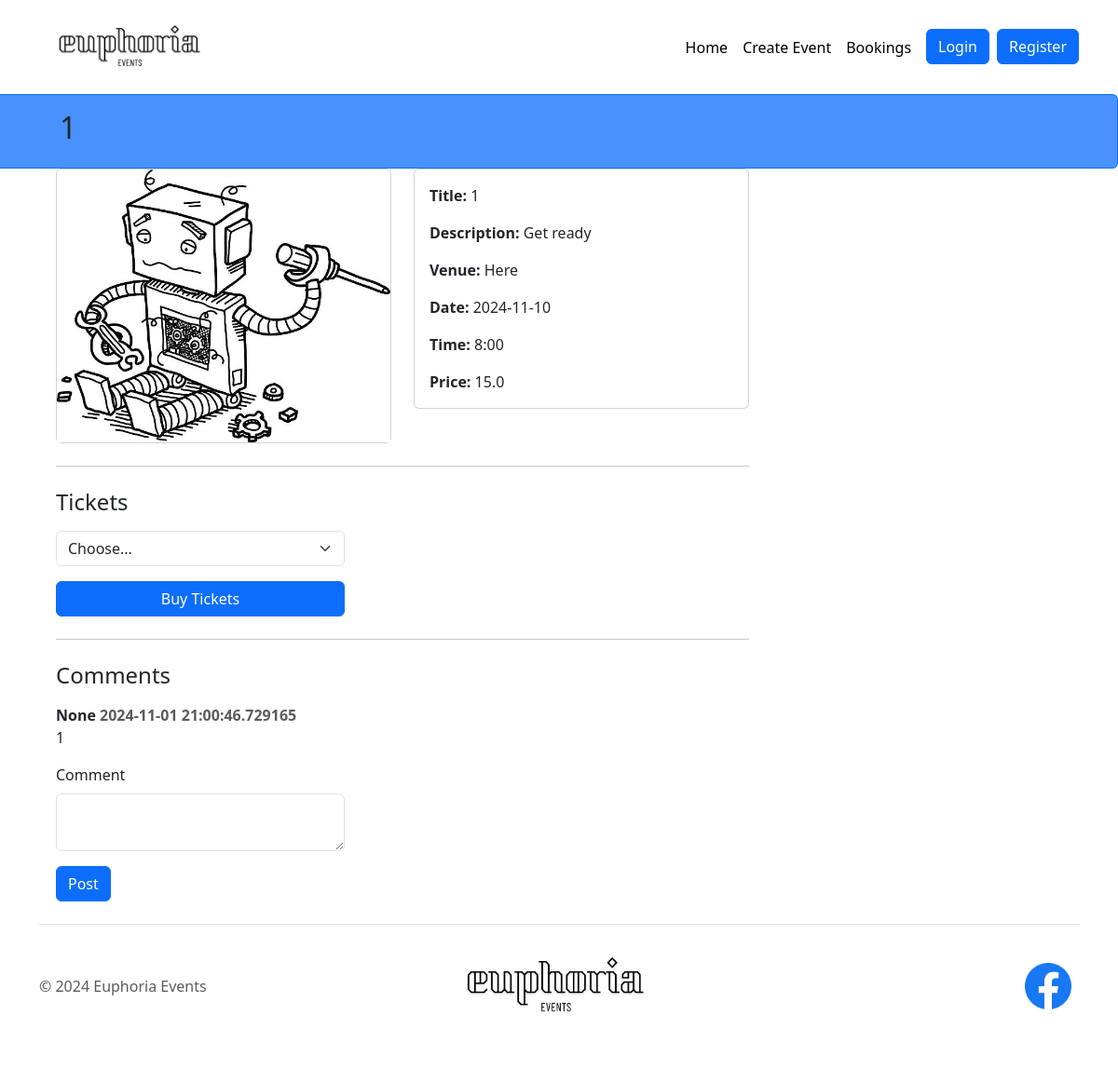
Before: /events/1 with the older database file.
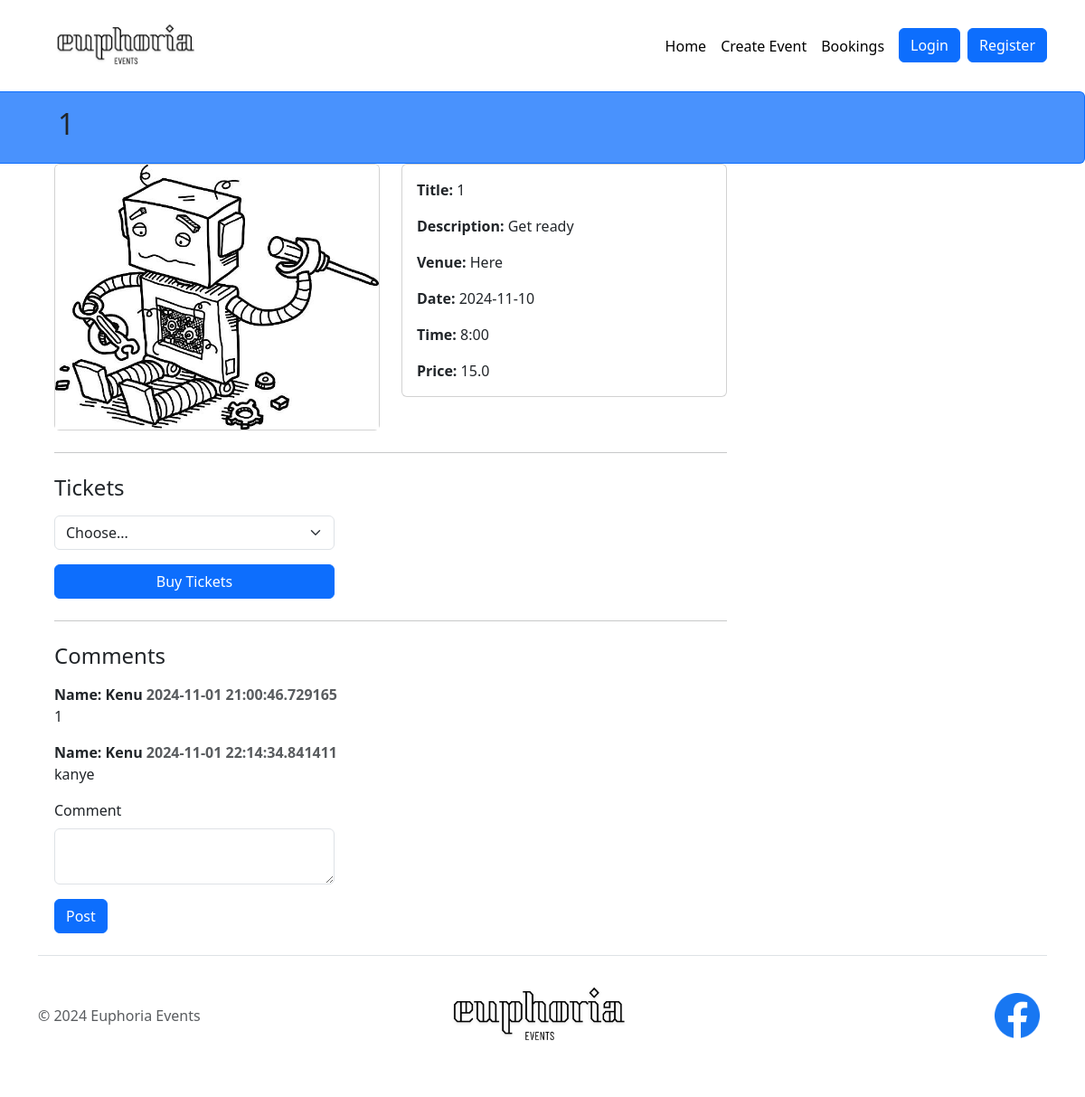
After: the same page with the newer database file.
### concert/models.py (models this page shows, shortened)
class Concert(db.Model):
    __tablename__ = 'events'
    id = db.Column(db.Integer, primary_key=True)
    name = db.Column(db.String(80))
    description = db.Column(db.String(200))
    image = db.Column(db.String(400))
    venue = db.Column(db.String(200))
    date = db.Column(db.String(15))
    time = db.Column(db.String(15))
    price = db.Column(db.Float)  # Change from String to Float
    comments = db.relationship('Comment', backref='concert', lazy=True)

class Comment(db.Model):
    __tablename__ = 'comments'
    id = db.Column(db.Integer, primary_key=True)
    text = db.Column(db.String(400))
    created_at = db.Column(db.DateTime, default=datetime.now)
    user_id = db.Column(db.Integer, db.ForeignKey('users.id'))
    concert_id = db.Column(db.Integer, db.ForeignKey('events.id'))

class User(db.Model, UserMixin):
    __tablename__ = 'users'
    id = db.Column(db.Integer, primary_key=True)
    name = db.Column(db.String(100), index=True, unique=True, nullable=False)
    emailid = db.Column(db.String(100), index=True, nullable=False)
    password_hash = db.Column(db.String(255), nullable=False)
    comments = db.relationship('Comment', backref='user')
    def __repr__(self):
        return f"Name: {self.name}"

### concert/upcoming_concerts.py (the view)
@eventbp.route('/<id>')
def show(id):
    concert_instance = db.session.scalar(db.select(Concert).where(Concert.id == id))
    if concert_instance is None:
        flash('Concert not found', 'danger')
        return redirect(url_for('main.index'))
    cform = CommentForm()
    return render_template('events/show.html', concert=concert_instance, cform=cform)

### concert/forms.py
class CommentForm(FlaskForm):
    text = TextAreaField('Comment', [InputRequired()])
    submit = SubmitField('Post')

### templates/events/show.html (shortened to what this page needs)
{% extends "base.html" %}
{% from 'bootstrap5/form.html' import render_form %}
{% block content %}
<div class="p-3 bg-primary bg-opacity-75 border border-primary border-start-0 rounded-end">
  <h2 class="ms-5">{{concert.name}}</h2>
</div>
<div class="container ms-5">
  <div class="col-md-7 col-lg-8">
      <div class="row g-5">
          <div class="col-12">
              <div class="row">
                  <div class="col-sm-6 mb-3 mb-sm-0">
                      <div class="card">
                          <img class="card-img-top" src="{{concert.image}}" alt="Concert Image">
                      </div>
                  </div>
                  <div class="col-sm-6">
                      <div class="card">
                          <div class="card-body">
                              <p class="card-text"><strong>Title:</strong> {{concert.name}}</p>
                              <p class="card-text"><strong>Description:</strong> {{concert.description}}</p>
                              <p class="card-text"><strong>Venue:</strong> {{concert.venue}}</p>
                              <p class="card-text"><strong>Date:</strong> {{concert.date}}</p>
                              <p class="card-text"><strong>Time:</strong> {{concert.time}}</p>
                              <p class="card-text"><strong>Price:</strong> {{concert.price}}</p>
                          </div>
                      </div>
                  </div>
              </div>
              <hr class="my-4">
              <h4 class="mb-3">Tickets</h4>
              <div class="col-md-5">
                  <select class="form-select">
                      <option value="">Choose...</option>
                  </select>
                  <a href="bookings.html" class="w-100 btn btn-primary btn-md">Buy Tickets</a>
              </div>
              <hr class="my-4">
              <h4 class="mb-3">Comments</h4>
              {% for comment in concert.comments %}
                <div class="col-md-12">
                  <b>{{comment.user}} <span class="ml-2 text-muted">{{comment.created_at}}</span></b>
                  <p>{{comment.text}}</p>
                </div>
              {% endfor %}
              <div class="col-md-5">
                <form method="POST" action="{{ url_for('upcoming.comment', id=concert.id) }}">
                    {{ render_form(cform) }}
                </form>
              </div>
          </div>
      </div>
  </div>
</div>
{% endblock %}

### templates/base.html (shortened to what this page needs)
<!doctype html>
<html lang="en">
<head>
    <link href="https://cdn.jsdelivr.net/npm/bootstrap@5.3.3/dist/css/bootstrap.min.css" rel="stylesheet">
</head>
<body>
    <header>
        <nav class="navbar navbar-expand-lg navbar-light bg-white">
            <div class="container">
                <a class="navbar-brand" href="{{ url_for('main.index') }}">
                    <img src="img/logo.png" alt="euphoria events" width="200" height="75">
                </a>
                <div class="collapse navbar-collapse justify-content-end" id="navbarSupportedContent">
                    <ul class="navbar-nav">
                        <li class="nav-item">
                            <a class="nav-link active" aria-current="page" href="{{ url_for('main.index') }}">Home</a>
                        </li>
                        <li class="nav-item">
                            <a class="nav-link active" aria-current="page" href="{{ url_for('upcoming.create') }}">Create Event</a>
                        </li>
                        <li class="nav-item">
                            <a class="nav-link active" aria-current="page" href="{{ url_for('main.bookings') }}">Bookings</a>
                        </li>
                        <li class="nav-item">
                            <a href="{{ url_for('auth.login') }}" type="button" class="flex-shrink-1 btn btn-primary ms-2">Login</a>
                        </li>
                        <li class="nav-item">
                            <a href="{{ url_for('auth.register') }}" type="button" class="flex-shrink-1 btn btn-primary ms-2">Register</a>
                        </li>
                    </ul>
                </div>
            </div>
        </nav>
    </header>
    <main>
        {% block content %}{% endblock %}
    </main>
    <footer class="footer">
        <div class="container">
            <div class="d-flex flex-wrap justify-content-between align-items-center py-3 my-4 border-top">
                <p class="col-md-4 mb-0 text-body-secondary">&copy; 2024 Euphoria Events</p>
                <a class="col-md-4 d-flex align-items-center justify-content-center mb-3 mb-md-0 me-md-auto link-body-emphasis text-decoration-none">
                    <img src="img/logo.png" width="250" height="100">
                </a>
                <ul class="nav col-md-4 justify-content-end">
                    <li class="nav-item">
                        <a class="nav-link px-2 text-body-secondary" href="#">
                            <img src="img/facebook.png" width="50" height="50" alt="Facebook">
                        </a>
                    </li>
                </ul>
            </div>
        </div>
    </footer>
</body>
</html>

Changed rows visible on the page:
computed for Comment (number 1 of 2 on the later page): user "None" → "Name: Kenu"
added Comment: user "Name: Kenu", created_at "2024-11-01 22:14:34.841411", text "kanye"
